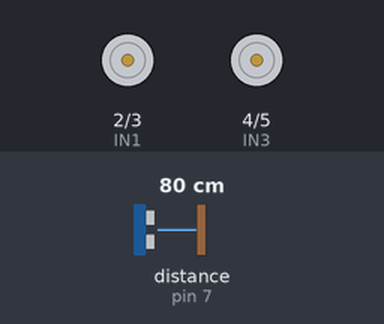
The sketch below on a simulated Arduino Uno, built with avr-gcc and run on an emulated ATmega328P. Parts: motor-driver pin pairs drawn as motors (green arrow = first pin HIGH = forward, orange = second pin HIGH = backward, longer = more drive, scaled by the enable pin). Wiring (inferred from the names in the program): ultrasonic range finder: trigger pin 6; echo pin 7. Inputs (shaded band) come from the test bench; at power-on: distance to the obstacle (sensor on pin 7) 80 cm. The echo pulse lasts 58.3 µs per cm; what the sketch prints to the serial monitor is not drawn.

Above: at 1.2 s.
1.3 s: distance to the obstacle (sensor on pin 7) set to 18 cm
4.3 s: distance to the obstacle (sensor on pin 7) set to 14 cm
At 7.6 s:
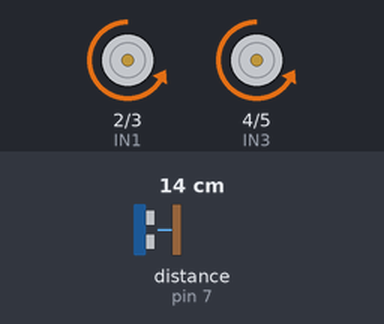
At 9.1 s:
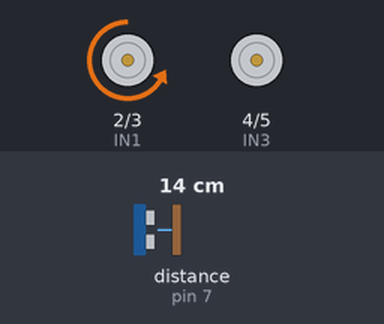
Timing chart, 0 to 15.8 s (numbered marks = the images above; inputs shaded):
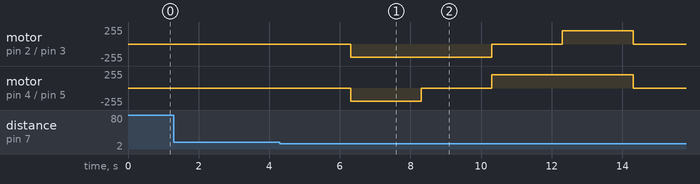

Measured:
- the behaviour switches between 17 and 16 cm on distance to the obstacle (sensor on pin 7) (found by bisection; images 0 and 1)
- after the input at 1.3 s, every drawn part: stays the same
- after the input at 4.3 s, motor on pin 2 (IN1) / pin 3 (IN2): stopped → backward 200/255 after 2.0 s, → stopped 4.0 s later, → forward 200/255 2.0 s later, → stopped 2.0 s later; motor on pin 4 (IN3) / pin 5 (IN4): stopped → backward 200/255 after 2.0 s, → stopped 2.0 s later, → forward 200/255 2.0 s later, → stopped 4.0 s later

The sketch:

carrito_infrarrojo_sensor.ino
```cpp
// Control de carrito con control infrarrojo y sensor de obstaculos más maniobra
#include <IRremote.hpp>

// Receptor IR
const int IR_PIN = 11;

// Pines L293D
const int ENA = 9;   // PWM izquierda
const int ENB = 10;  // PWM derecha
const int IN1 = 2;
const int IN2 = 3;
const int IN3 = 4;
const int IN4 = 5;

int speedVal = 200; // Velocidad inicial

// Sensor ultrasónico HC-SR04
const int TRIG_PIN = 6;
const int ECHO_PIN = 7;

// Códigos IR (reemplaza con los tuyos)
const unsigned long CODE_FORWARD      = 0xEE11BF00;
const unsigned long CODE_BACKWARD     = 0xEA15BF00;
const unsigned long CODE_LEFT_FORWARD = 0xEF10BF00;
const unsigned long CODE_RIGHT_FORWARD= 0xED12BF00;
const unsigned long CODE_LEFT_BACK    = 0xEB14BF00;
const unsigned long CODE_RIGHT_BACK   = 0xE916BF00;
const unsigned long CODE_STOP         = 0xF30CBF00;

// Máquina de estados para evitar obstáculos
enum ObstacleState {IDLE, STOPPED, BACKWARD, RIGHTBACKWARD, LEFTFORWARD, FORWARD, FINALSTOP};
ObstacleState obsState = IDLE;
unsigned long lastActionTime = 0;

void setup() {
  pinMode(ENA, OUTPUT);
  pinMode(ENB, OUTPUT);
  pinMode(IN1, OUTPUT);
  pinMode(IN2, OUTPUT);
  pinMode(IN3, OUTPUT);
  pinMode(IN4, OUTPUT);

  pinMode(TRIG_PIN, OUTPUT);
  pinMode(ECHO_PIN, INPUT);

  Serial.begin(9600);
  IrReceiver.begin(IR_PIN, ENABLE_LED_FEEDBACK);
  stopMotors();
}

void loop() {
  // --- Control manual por IR ---
  if (IrReceiver.decode()) {
    unsigned long code = IrReceiver.decodedIRData.decodedRawData;
    Serial.print("Código: 0x"); Serial.println(code, HEX);

    if (code == CODE_FORWARD) forward();
    else if (code == CODE_BACKWARD) backward();
    else if (code == CODE_LEFT_FORWARD) leftForward();
    else if (code == CODE_RIGHT_FORWARD) rightForward();
    else if (code == CODE_LEFT_BACK) leftBackward();
    else if (code == CODE_RIGHT_BACK) rightBackward();
    else if (code == CODE_STOP) stopMotors();

    IrReceiver.resume();
  }

  // --- Control automático por sensor ---
  long distance = getDistance();
  if (distance > 0 && distance <= 15 && obsState == IDLE) {
    // Detecta obstáculo y arranca secuencia
    stopMotors();
    obsState = STOPPED;
    lastActionTime = millis();
    Serial.println("Obstáculo detectado! Iniciando maniobra...");
  }

  // Máquina de estados con temporización
  switch (obsState) {
    case STOPPED:
      if (millis() - lastActionTime >= 2000) {
        backward();
        obsState = BACKWARD;
        lastActionTime = millis();
      }
      break;

    case BACKWARD:
      if (millis() - lastActionTime >= 2000) {
        rightBackward();
        obsState = RIGHTBACKWARD;
        lastActionTime = millis();
      }
      break;

    case RIGHTBACKWARD:
      if (millis() - lastActionTime >= 2000) {
        leftForward();
        obsState = LEFTFORWARD;
        lastActionTime = millis();
      }
      break;

    case LEFTFORWARD:
      if (millis() - lastActionTime >= 2000) {
        forward();
        obsState = FORWARD;
        lastActionTime = millis();
      }
      break;

    case FORWARD:
      if (millis() - lastActionTime >= 2000) {
        stopMotors();
        obsState = FINALSTOP;
        Serial.println("Maniobra completada, listo para continuar.");
      }
      break;

    case FINALSTOP:
      // Espera hasta que se libere el obstáculo
      if (distance > 15) {
        obsState = IDLE;
      }
      break;

    case IDLE:
    default:
      // Nada especial
      break;
  }
}

// --- Función para medir distancia ---
long getDistance() {
  digitalWrite(TRIG_PIN, LOW);
  delayMicroseconds(2);
  digitalWrite(TRIG_PIN, HIGH);
  delayMicroseconds(10);
  digitalWrite(TRIG_PIN, LOW);

  long duration = pulseIn(ECHO_PIN, HIGH, 20000); // timeout 20ms
  long distance = duration * 0.034 / 2; // cm
  return distance;
}

// --- Funciones de movimiento ---
void forward() {
  digitalWrite(IN1, HIGH); digitalWrite(IN2, LOW);
  digitalWrite(IN3, HIGH); digitalWrite(IN4, LOW);
  applySpeed();
  Serial.println("Adelante");
}

void backward() {
  digitalWrite(IN1, LOW); digitalWrite(IN2, HIGH);
  digitalWrite(IN3, LOW); digitalWrite(IN4, HIGH);
  applySpeed();
  Serial.println("Atras");
}

void leftForward() {
  digitalWrite(IN1, LOW); digitalWrite(IN2, LOW);
  digitalWrite(IN3, HIGH); digitalWrite(IN4, LOW);
  analogWrite(ENA, 0);
  analogWrite(ENB, speedVal);
  Serial.println("Adelante/Izquierda");
}

void rightForward() {
  digitalWrite(IN1, HIGH); digitalWrite(IN2, LOW);
  digitalWrite(IN3, LOW); digitalWrite(IN4, LOW);
  analogWrite(ENA, speedVal);
  analogWrite(ENB, 0);
  Serial.println("Adelante/Derecha");
}

void leftBackward() {
  digitalWrite(IN1, LOW); digitalWrite(IN2, LOW);
  digitalWrite(IN3, LOW); digitalWrite(IN4, HIGH);
  analogWrite(ENA, 0);
  analogWrite(ENB, speedVal);
  Serial.println("Atras/Izquierda");
}

void rightBackward() {
  digitalWrite(IN1, LOW); digitalWrite(IN2, HIGH);
  digitalWrite(IN3, LOW); digitalWrite(IN4, LOW);
  analogWrite(ENA, speedVal);
  analogWrite(ENB, 0);
  Serial.println("Atras/Derecha");
}

void stopMotors() {
  digitalWrite(IN1, LOW); digitalWrite(IN2, LOW);
  digitalWrite(IN3, LOW); digitalWrite(IN4, LOW);
  analogWrite(ENA, 0);
  analogWrite(ENB, 0);
  Serial.println("Parar");
}

void applySpeed() {
  analogWrite(ENA, speedVal);
  analogWrite(ENB, speedVal);
}
```
